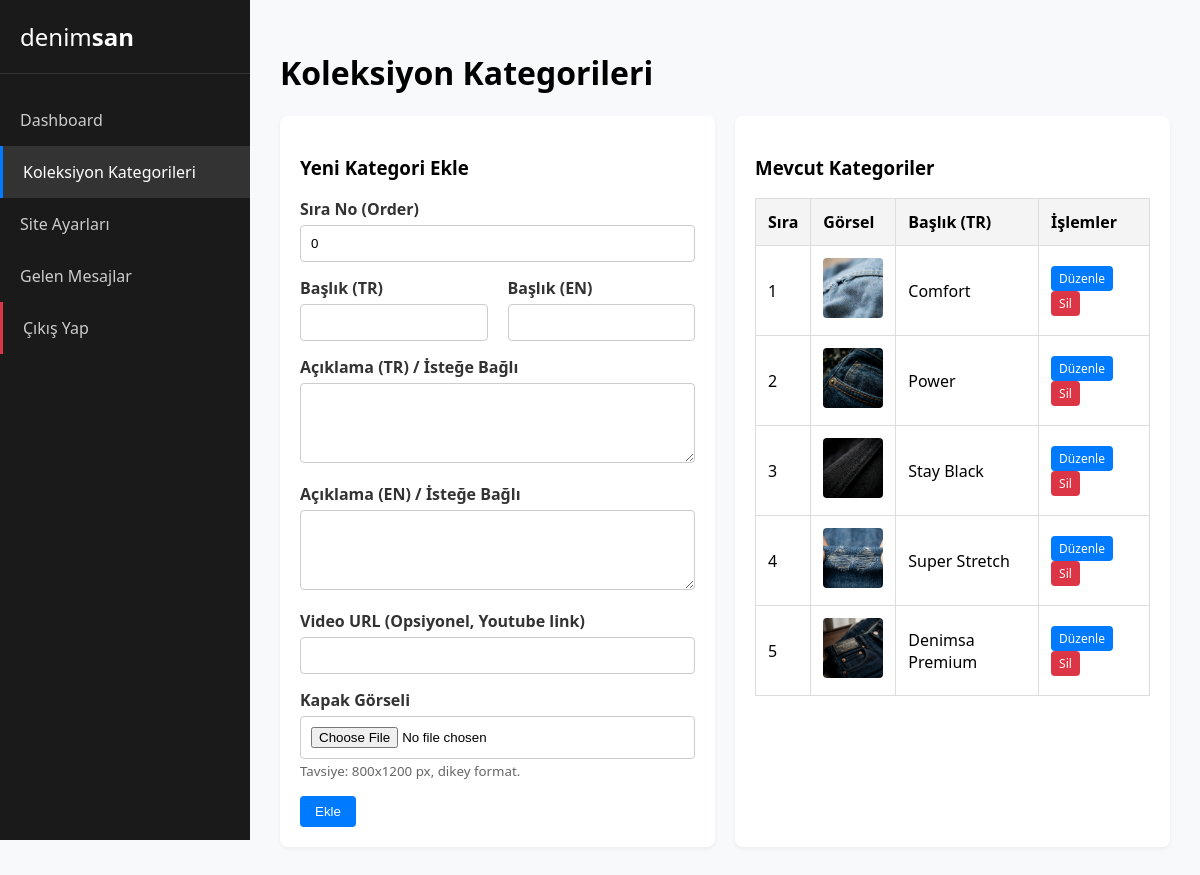
/admin/pages/categories.php (signed in), run on an earlier commit of the app's database.
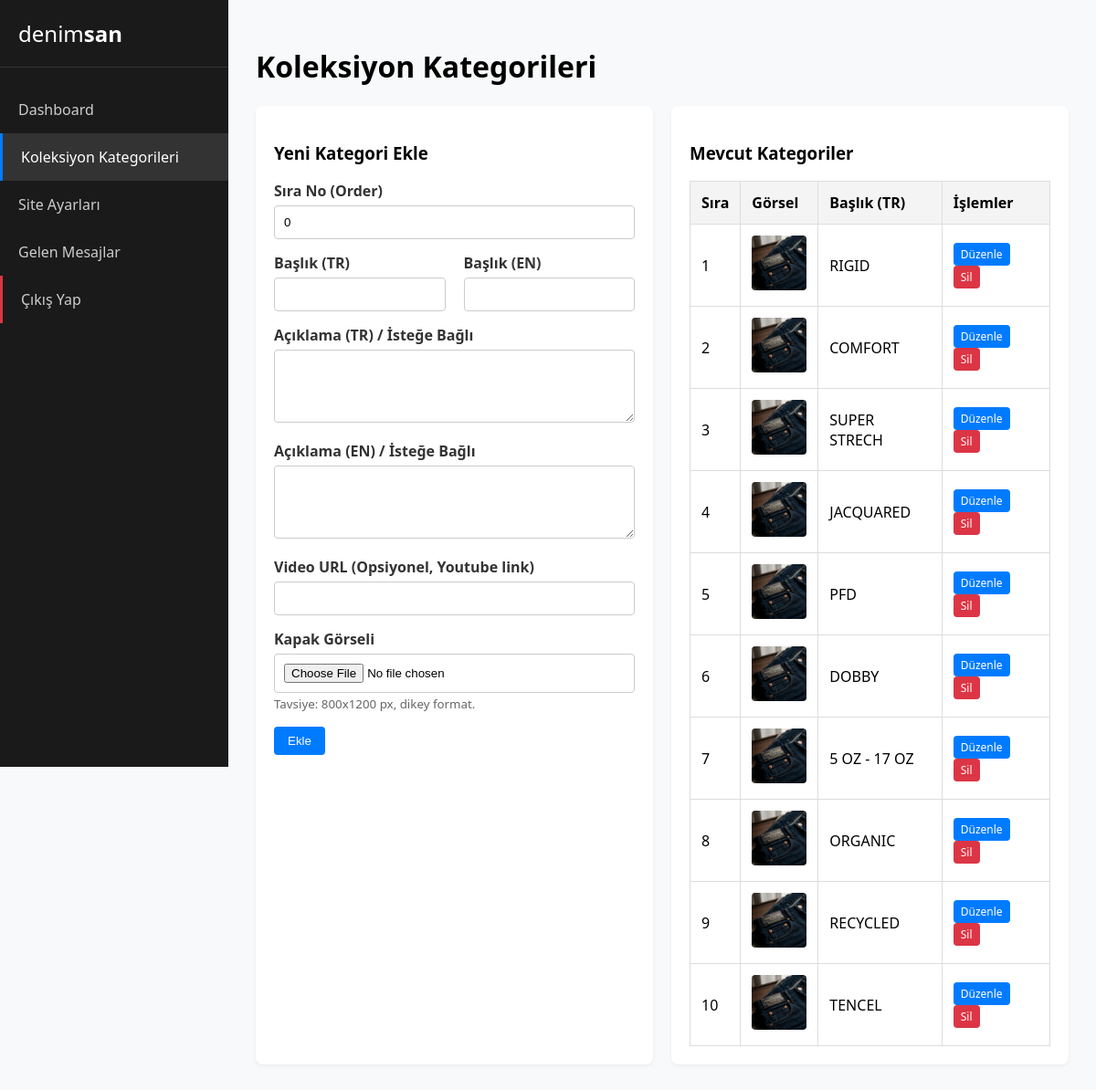
And on a later commit of the database.
### tables this page shows
CREATE TABLE IF NOT EXISTS `collection_categories` (
  `id` INT AUTO_INCREMENT PRIMARY KEY,
  `title_tr` VARCHAR(255) NOT NULL,
  `title_en` VARCHAR(255) NOT NULL,
  `description_tr` TEXT,
  `description_en` TEXT,
  `cover_image` VARCHAR(255),
  `video_url` VARCHAR(255) DEFAULT NULL,
  `order_num` INT DEFAULT 0,
  `is_active` BOOLEAN DEFAULT TRUE,
  `created_at` TIMESTAMP DEFAULT CURRENT_TIMESTAMP,
  `updated_at` TIMESTAMP DEFAULT CURRENT_TIMESTAMP ON UPDATE CURRENT_TIMESTAMP
);

### admin/pages/categories.php (the view, shortened to what this page needs)
<?php
require_once '../../includes/db.php';
$editMode = isset($_GET['edit']);
$catData = [
    'title_tr' => '', 'title_en' => '',
    'description_tr' => '', 'description_en' => '',
    'video_url' => '', 'order_num' => 0
];
$categories = $pdo->query("SELECT * FROM collection_categories ORDER BY order_num ASC")->fetchAll();
?>
<!DOCTYPE html>
<html lang="tr">
<head>
</head>
<body>
    <div class="sidebar">
        <div class="sidebar-logo">denim<strong>san</strong></div>
        <a href="../index.php" class="nav-link">Dashboard</a>
        <a href="categories.php" class="nav-link active">Koleksiyon Kategorileri</a>
        <a href="settings.php" class="nav-link">Site Ayarları</a>
        <a href="messages.php" class="nav-link">Gelen Mesajlar</a>
        <a href="../logout.php" class="nav-link" style="margin-top: auto; border-left: 3px solid #dc3545;">Çıkış Yap</a>
    </div>
    <div class="content">
        <h1>Koleksiyon Kategorileri</h1>
        <div class="grid-2">
            <div class="card">
                <h3><?= $editMode ? 'Kategoriyi Düzenle' : 'Yeni Kategori Ekle' ?></h3>
                <form method="POST" enctype="multipart/form-data">
                    <div class="form-group">
                        <label>Sıra No (Order)</label>
                        <input type="number" name="order_num" value="<?= htmlspecialchars($catData['order_num']) ?>" required>
                    </div>
                    <div class="grid-2">
                        <div class="form-group">
                            <label>Başlık (TR)</label>
                            <input type="text" name="title_tr" value="<?= htmlspecialchars($catData['title_tr']) ?>" required>
                        </div>
                        <div class="form-group">
                            <label>Başlık (EN)</label>
                            <input type="text" name="title_en" value="<?= htmlspecialchars($catData['title_en']) ?>" required>
                        </div>
                    </div>
                    <div class="form-group">
                        <label>Açıklama (TR) / İsteğe Bağlı</label>
                        <textarea name="description_tr"><?= htmlspecialchars($catData['description_tr']) ?></textarea>
                    </div>
                    <div class="form-group">
                        <label>Açıklama (EN) / İsteğe Bağlı</label>
                        <textarea name="description_en"><?= htmlspecialchars($catData['description_en']) ?></textarea>
                    </div>
                    <div class="form-group">
                        <label>Video URL (Opsiyonel, Youtube link)</label>
                        <input type="text" name="video_url" value="<?= htmlspecialchars($catData['video_url']) ?>">
                    </div>
                    <div class="form-group">
                        <label>Kapak Görseli</label>
                        <input type="file" name="cover_image" accept="image/*" <?= $editMode ? '' : 'required' ?>>
                        <small style="color:#666;">Tavsiye: 800x1200 px, dikey format.</small>
                    </div>
                    <button type="submit" class="btn"><?= $editMode ? 'Güncelle' : 'Ekle' ?></button>
                </form>
            </div>
            <div class="card">
                <h3>Mevcut Kategoriler</h3>
                <table>
                    <thead>
                        <tr>
                            <th>Sıra</th>
                            <th>Görsel</th>
                            <th>Başlık (TR)</th>
                            <th>İşlemler</th>
                        </tr>
                    </thead>
                    <tbody>
                        <?php foreach($categories as $row): ?>
                        <tr>
                            <td><?= $row['order_num'] ?></td>
                            <td>
                                <?php if($row['cover_image']): ?>
                                    <img src="../../<?= $row['cover_image'] ?>" class="img-preview" style="max-width: 60px;">
                                <?php endif; ?>
                            </td>
                            <td><?= htmlspecialchars($row['title_tr']) ?></td>
                            <td>
                                <a href="categories.php?edit=<?= $row['id'] ?>" class="btn" style="padding: 4px 8px; font-size:12px;">Düzenle</a>
                                <a href="categories.php?delete=<?= $row['id'] ?>" class="btn btn-danger" style="padding: 4px 8px; font-size:12px;" onclick="return confirm('Silmek istediğinize emin misiniz?');">Sil</a>
                            </td>
                        </tr>
                        <?php endforeach; ?>
                    </tbody>
                </table>
            </div>
        </div>
    </div>
</body>
</html>

### admin/pages/categories.php (style rules this page uses)
body { font-family: 'Segoe UI', Tahoma, Geneva, Verdana, sans-serif; margin: 0; padding: 0; background-color: #f8f9fa; display: flex; }
.sidebar { width: 250px; background-color: #1a1a1a; color: white; min-height: 100vh; padding: 20px 0; position: fixed; }
.sidebar-logo { padding: 0 20px 20px; font-size: 24px; font-weight: 300; border-bottom: 1px solid #333; margin-bottom: 20px; }
.sidebar-logo strong { font-weight: 600; }
.nav-link { display: block; padding: 15px 20px; color: #ccc; text-decoration: none; transition: 0.3s; }
.nav-link:hover, .nav-link.active { background-color: #333; color: white; border-left: 3px solid #007bff; }
.content { margin-left: 250px; padding: 30px; width: calc(100% - 250px); box-sizing: border-box; }
.card { background: white; border-radius: 8px; box-shadow: 0 2px 4px rgba(0,0,0,0.05); padding: 20px; margin-bottom: 20px; }
.grid-2 { display: grid; grid-template-columns: 1fr 1fr; gap: 20px; }
.form-group { margin-bottom: 15px; }
label { display: block; font-weight: bold; margin-bottom: 5px; color: #333; }
input[type="text"], input[type="number"], textarea, input[type="file"] { width: 100%; padding: 10px; border: 1px solid #ccc; border-radius: 4px; box-sizing: border-box; }
textarea { height: 80px; resize: vertical; }
.btn { padding: 8px 15px; background-color: #007bff; color: white; border: none; border-radius: 4px; text-decoration: none; cursor: pointer; display: inline-block; }
.btn-danger { background-color: #dc3545; }
table { width: 100%; border-collapse: collapse; margin-top: 15px; }
th, td { padding: 12px; border: 1px solid #ddd; text-align: left; }
th { background-color: #f4f4f4; }
.img-preview { max-width: 100px; height: auto; border-radius: 4px; }

What changed in the data, as far as the page shows it:
changed collection_categories: cover_image: a different picture; title_tr "Comfort" → "RIGID"
changed collection_categories: cover_image: a different picture; title_tr "Power" → "COMFORT"
changed collection_categories: cover_image: a different picture; title_tr "Stay Black" → "SUPER STRECH"
changed collection_categories: cover_image: a different picture; title_tr "Super Stretch" → "JACQUARED"
changed collection_categories: title_tr "Denimsa Premium" → "PFD"
added collection_categories: order_num "6", cover_image (picture), title_tr "DOBBY"
added collection_categories: order_num "7", cover_image (picture), title_tr "5 OZ - 17 OZ"
added collection_categories: order_num "8", cover_image (picture), title_tr "ORGANIC"
added collection_categories: order_num "9", cover_image (picture), title_tr "RECYCLED"
added collection_categories: order_num "10", cover_image (picture), title_tr "TENCEL"
